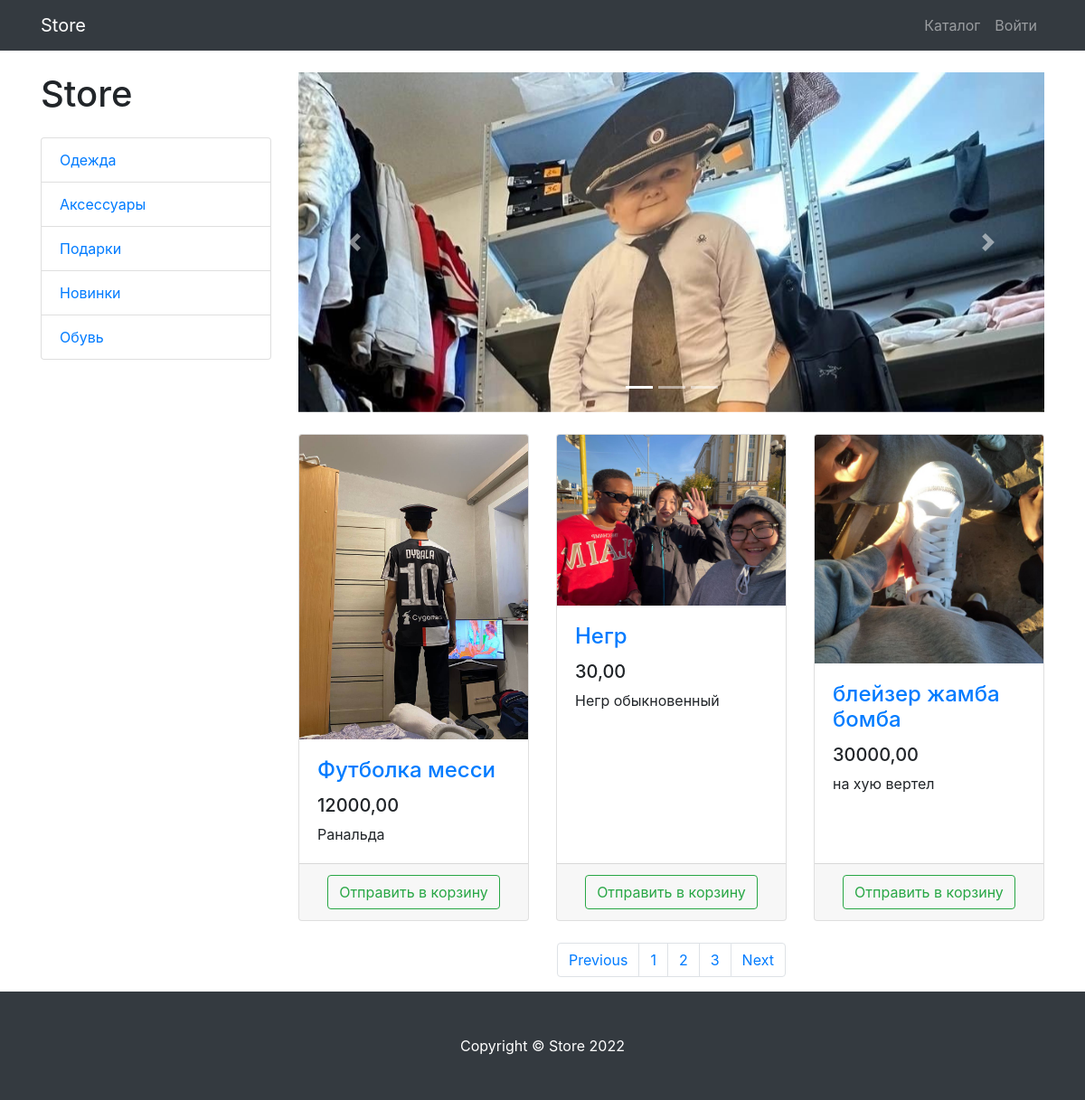
The page /pages/2/ on the database its author committed.
### product/models.py (models this page shows, shortened)
class ProductCategory(models.Model):
    name = models.CharField(max_length=50)
    description = models.TextField(null=True, blank=True)

class Product(models.Model):
    name = models.CharField(max_length=250)
    description = models.TextField()
    price = models.DecimalField(max_digits=7, decimal_places=2)
    quantity = models.PositiveIntegerField(default=0)
    image = models.ImageField(upload_to='products_images')
    category = models.ForeignKey(to=ProductCategory, on_delete=models.CASCADE)

### product/views.py (the view)
# urls.py: path('pages/<int:page_number>/', views.products, name='pages'),
def products(request, category_id=None, page_number=1):
    products = Product.objects.filter(category_id=category_id) if category_id else Product.objects.all()
    per_page = 3
    paginator = Paginator(products, per_page)
    products_paginator = paginator.page(page_number)
    context = {
        'title': 'Store - Каталог',
        'categories': ProductCategory.objects.all(),
        'products': products_paginator,
    }
    return render(request, 'product/products.html', context)

### product/templates/product/products.html (shortened to what this page needs)
{% extends 'product/base.html' %}
{%load static%}
{% block css %}<link href="{%static 'vendor/css/products.css'%}" rel="stylesheet">{%endblock%}
{% block content %}
<div class="container">
    <div class="row">
        <div class="col-lg-3">
            <h1 class="my-4">Store</h1>
            <div class="list-group">
                {% for category in categories %}
                    <a href="{%url 'category' category.id%}" class="list-group-item">{{ category.name }}</a>
                {%endfor%}
            </div>
        </div>
        <div class="col-lg-9">
            <div id="carouselExampleIndicators" class="carousel slide my-4" data-ride="carousel">
                <ol class="carousel-indicators">
                    <li data-target="#carouselExampleIndicators" data-slide-to="0" class="active"></li>
                    <li data-target="#carouselExampleIndicators" data-slide-to="1"></li>
                    <li data-target="#carouselExampleIndicators" data-slide-to="2"></li>
                </ol>
                <div class="carousel-inner" role="listbox">
                    <div class="carousel-item active">
                        <img class="d-block img-fluid" src="/static/vendor/img/slides/hasbik.jpg" alt="First slide">
                    </div>
                </div>
                <a class="carousel-control-prev" href="#carouselExampleIndicators" role="button" data-slide="prev">
                    <span class="carousel-control-prev-icon" aria-hidden="true"></span>
                </a>
                <a class="carousel-control-next" href="#carouselExampleIndicators" role="button" data-slide="next">
                    <span class="carousel-control-next-icon" aria-hidden="true"></span>
                </a>
            </div>
            <div class="row">
                {% for product in products %}
                <div class="col-lg-4 col-md-6 mb-4">
                    <div class="card h-100">
                        <a href="#">
                            <img class="card-img-top"
                                 src="{{ product.image.url }}"
                                 alt="">
                        </a>
                        <div class="card-body">
                            <h4 class="card-title">
                                <a href="#">{{ product.name }}</a>
                            </h4>
                            <h5>{{ product.price }}</h5>
                            <p class="card-text">{{ product.description }}</p>
                        </div>
                        <div class="card-footer text-center">
                            <a class="btn btn-outline-success" href="{% url 'basket_add' product.id %}">
                                Отправить в корзину
                            </a>
                        </div>
                    </div>
                </div>
                {% endfor %}
            </div>
            <nav aria-label="Page navigation example">
                <ul class="pagination justify-content-center">
                    <li class="page-item {% if not products.has_previous %} disabled {%endif%}">
                        <a class="page-link" href="{% if products.has_previous %} {% url 'pages' products.previous_page_number %} {%else%} # {%endif%}" tabindex="-1" aria-disabled="true">Previous</a>
                    </li>
                    {%for page in products.paginator.page_range%}
                        <li class="page-item">
                            <a class="page-link" href="{%url 'pages' page%}">
                                {{page}}
                            </a>
                        </li>
                    {%endfor%}
                    <li class="page-item {% if not products.has_next %} disabled {%endif%}">
                        <a class="page-link" href="{% if products.has_next %} {% url 'pages' products.next_page_number %} {%else%} # {%endif%}">Next</a>
                    </li>
                </ul>
            </nav>
        </div>
    </div>
</div>
{%endblock%}
{%block footer%}
<footer class="py-5 bg-dark">
    <div class="container">
        <p class="m-0 text-center text-white">Copyright &copy; Store 2022</p>
    </div>
</footer>
{%endblock%}

### rows shown on the page
ProductCategory: name "Одежда"
ProductCategory: name "Аксессуары"
ProductCategory: name "Подарки"
ProductCategory: name "Новинки"
ProductCategory: name "Обувь"
Product: image (picture), name "Футболка месси", price "12000,00", description "Ранальда"
Product: image (picture), name "Негр", price "30,00", description "Негр обыкновенный"
Product: image (picture), name "блейзер жамба бомба", price "30000,00", description "на хую вертел"

### other values the page prints
{{ page }} "1" "2" "3"
